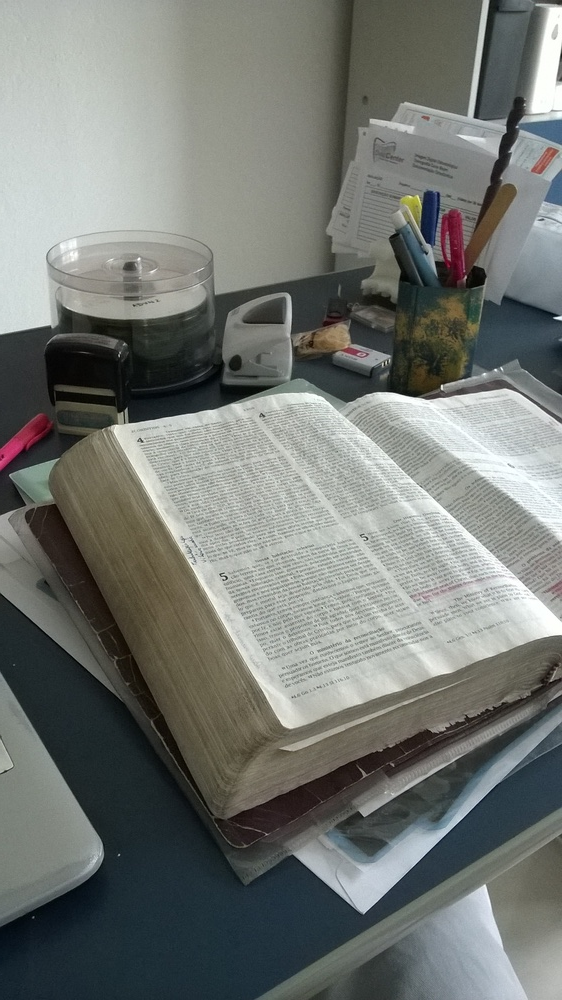
//> input picture build/pic1.jpg, 562 x 1000 px, shrunk from 1456 x 2592 before the run
$ ./main build/pic1.jpg build/pic2.jpg   (built with g++ and OpenCV 4)
//> lines starting //> are read from the running program, lines starting //| are printed output that depends on the picture
#include <iostream>
#include <string>
#include <vector>
#include "opencv/cv.h"
#include "opencv2/imgproc/imgproc.hpp"
#include "opencv2/highgui/highgui.hpp"
#include "opencv2/core/core.hpp"
#include "opencv2/features2d/features2d.hpp"


using namespace std;
using namespace cv;

#define WINDOW_ONE "img1"
#define WINDOW_TWO "img2"
#define FAST_THRESHOLD 50

void joinImages(const Mat& img1, const Mat& img2, Mat& destiny)
{
	destiny = Mat::zeros(img1.rows, (img1.cols*2)+10, img1.type());
	cout<<destiny.size()<<endl;
	img1.copyTo(destiny(Range::all(), Range(0,img1.cols)));
	img2.copyTo(destiny(Range::all(), Range(img2.cols+10,img2.cols*2+10)));

	//destiny = destiny.adjustROI(120,120,120,120);
//	destiny = x;
}

int main(int argc, char* argv[])
{
// read images

	Mat img1 = imread(argv[1]);
//> img1 is the input picture: 1000 rows x 562 cols, CV_8UC3; mean B, G, R 115.3, 119.6, 115.9

	if (!img1.data)
	{
		cerr<<argv[1]<<": problema ao ler"<<endl;
	}
	Mat img2 = imread(argv[2]);
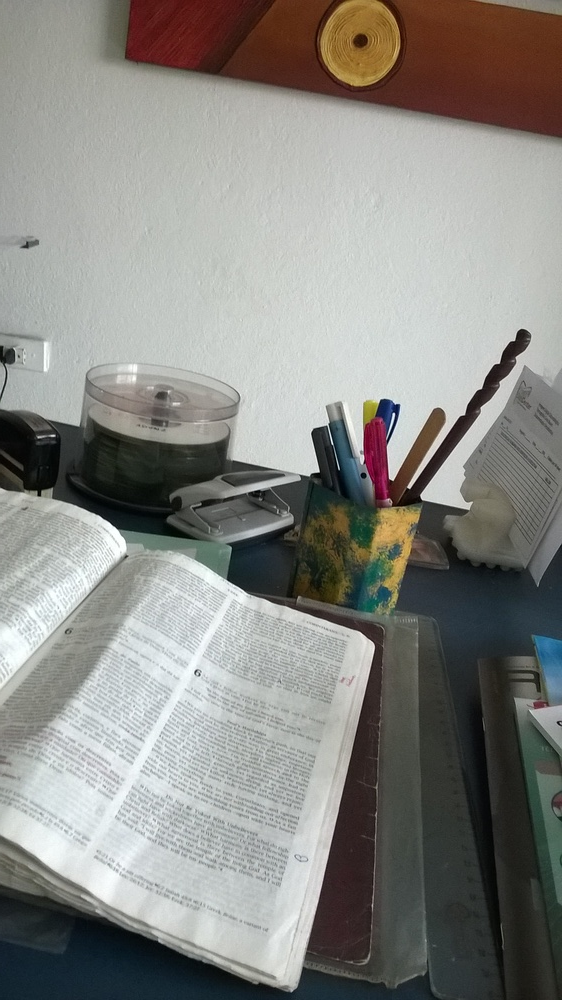
//> input picture build/pic2.jpg, 562 x 1000 px, shrunk from 1456 x 2592 before the run
//> img2 is the input picture: 1000 rows x 562 cols, CV_8UC3; mean B, G, R 131.5, 136, 136.3
	if(!img2.data)
	{
		cerr<<argv[2]<<": problema ao ler"<<endl;
	}

	// setup windows for result
	namedWindow(WINDOW_ONE, CV_WINDOW_AUTOSIZE);
	namedWindow(WINDOW_TWO, CV_WINDOW_AUTOSIZE);


	// detection of keypoints
	//FastFeatureDetector detec();
	vector<KeyPoint> keypoints1,keypoints2;

	//detec.detect(img1, keypoints1);
	//detec.detect(img2, keypoints2);
	FAST(img1,keypoints1,FAST_THRESHOLD);
//> keypoints1 = 23 keypoints; strongest (x, y, size): (27, 475, 7), (373, 422, 7), (411, 441, 7), (375, 411, 7)
	FAST(img2,keypoints2,FAST_THRESHOLD);
//> keypoints2 = 51 keypoints; strongest (x, y, size): (44, 351, 7), (44, 360, 7), (16, 364, 7), (20, 370, 7)

	Mat img1key, img2key;

	drawKeypoints(img1,keypoints1, img1key, Scalar::all(-1),DrawMatchesFlags::DEFAULT);
	drawKeypoints(img2,keypoints2, img2key, Scalar::all(-1),DrawMatchesFlags::DEFAULT);
	imshow(WINDOW_ONE, img1key);
	imshow(WINDOW_TWO, img2key);
	Mat joined;
	joinImages(img1key, img2key, joined);
//| [1134 x 1000]
//> in joinImages, `img1.copyTo(destiny(Range::all(), Range(0,img1.cols)));`:
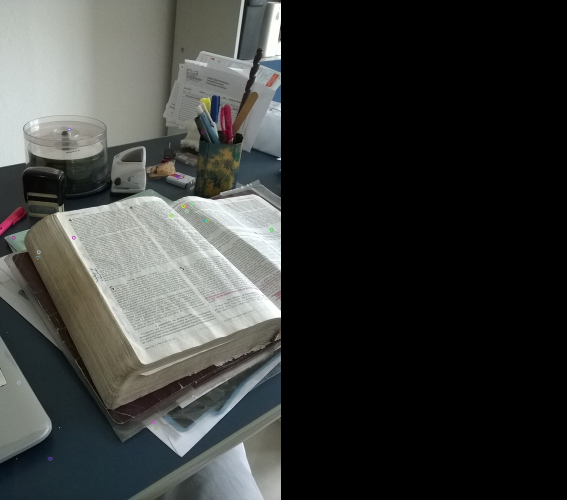
//> destiny: 1000 rows x 1134 cols, CV_8UC3 (shown at 1/2 size); mean B, G, R 57.1, 59.3, 57.4
//> in joinImages, `img2.copyTo(destiny(Range::all(), Range(img2.cols+10,img2.cols*2+10)));`:
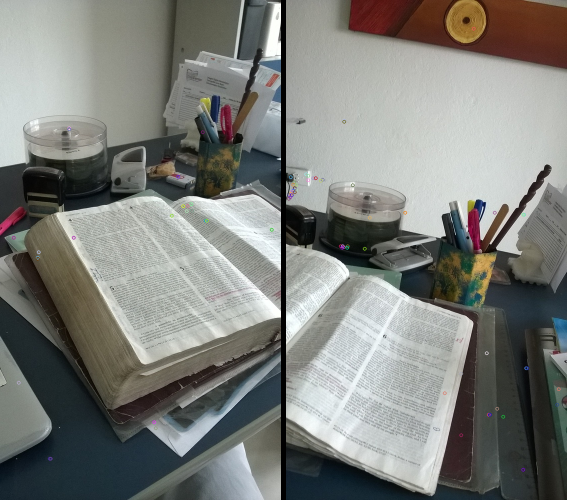
//> destiny: 1000 rows x 1134 cols, CV_8UC3 (shown at 1/2 size); mean B, G, R 122.3, 126.6, 125
	cout<<"key one:"<<keypoints1.size()<<endl;
//| key one:23
	cout<<"key two:"<<keypoints2.size()<<endl;
//| key two:51
	ORB orb();
	//Mat fMat=findFundamentalMat(img1key,img2key);

	imshow("joined", joined);

	waitKey(0);

}
